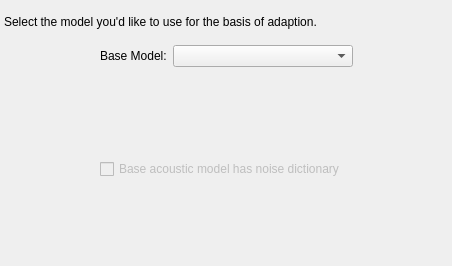
<?xml version="1.0" encoding="UTF-8"?>
<ui version="4.0">
 <class>ModelSelection</class>
 <widget class="QWizardPage" name="ModelSelection">
  <property name="geometry">
   <rect>
    <x>0</x>
    <y>0</y>
    <width>452</width>
    <height>266</height>
   </rect>
  </property>
  <property name="windowTitle">
   <string>Select Model</string>
  </property>
  <property name="title">
   <string>Model Selection</string>
  </property>
  <property name="subTitle">
   <string>Select a model to be used for adaption.</string>
  </property>
  <widget class="QWidget" name="gridLayoutWidget">
   <property name="geometry">
    <rect>
     <x>4</x>
     <y>4</y>
     <width>445</width>
     <height>261</height>
    </rect>
   </property>
   <layout class="QGridLayout" name="gridLayout">
    <item row="2" column="1" rowspan="2" colspan="3">
     <layout class="QVBoxLayout" name="verticalLayout">
      <item>
       <widget class="QCheckBox" name="checkBoxNoiseDictionary">
        <property name="enabled">
         <bool>false</bool>
        </property>
        <property name="text">
         <string>Base acoustic model has noise dictionary</string>
        </property>
        <property name="checkable">
         <bool>true</bool>
        </property>
       </widget>
      </item>
     </layout>
    </item>
    <item row="0" column="0" colspan="5">
     <widget class="QLabel" name="labelStatus">
      <property name="minimumSize">
       <size>
        <width>0</width>
        <height>0</height>
       </size>
      </property>
      <property name="maximumSize">
       <size>
        <width>16777215</width>
        <height>35</height>
       </size>
      </property>
      <property name="text">
       <string>Select the model you'd like to use for the basis of adaption.</string>
      </property>
      <property name="wordWrap">
       <bool>true</bool>
      </property>
     </widget>
    </item>
    <item row="1" column="0" rowspan="3">
     <spacer name="horizontalSpacer">
      <property name="orientation">
       <enum>Qt::Horizontal</enum>
      </property>
      <property name="sizeType">
       <enum>QSizePolicy::Fixed</enum>
      </property>
      <property name="sizeHint" stdset="0">
       <size>
        <width>50</width>
        <height>20</height>
       </size>
      </property>
     </spacer>
    </item>
    <item row="1" column="4" rowspan="3">
     <spacer name="horizontalSpacer_2">
      <property name="orientation">
       <enum>Qt::Horizontal</enum>
      </property>
      <property name="sizeType">
       <enum>QSizePolicy::Fixed</enum>
      </property>
      <property name="sizeHint" stdset="0">
       <size>
        <width>50</width>
        <height>20</height>
       </size>
      </property>
     </spacer>
    </item>
    <item row="1" column="1">
     <widget class="QLabel" name="labelModel">
      <property name="sizePolicy">
       <sizepolicy hsizetype="Fixed" vsizetype="Preferred">
        <horstretch>0</horstretch>
        <verstretch>0</verstretch>
       </sizepolicy>
      </property>
      <property name="text">
       <string>Base Model:</string>
      </property>
     </widget>
    </item>
    <item row="1" column="2" colspan="2">
     <widget class="QComboBox" name="comboBoxModel">
      <property name="sizePolicy">
       <sizepolicy hsizetype="Expanding" vsizetype="Fixed">
        <horstretch>0</horstretch>
        <verstretch>0</verstretch>
       </sizepolicy>
      </property>
     </widget>
    </item>
   </layout>
  </widget>
 </widget>
 <resources/>
 <connections/>
</ui>
